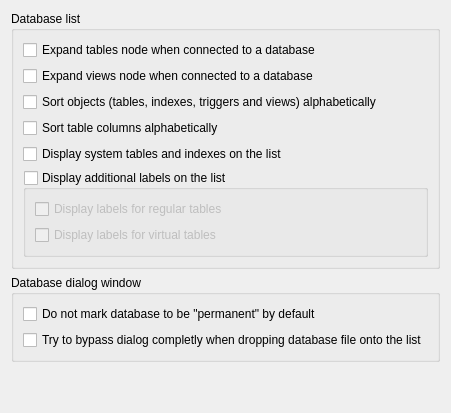
         <widget class="QWidget" name="databaseListPage">
          <layout class="QVBoxLayout" name="verticalLayout_36">
           <item>
            <widget class="QGroupBox" name="dbListGroup">
             <property name="title">
              <string>Database list</string>
             </property>
             <layout class="QGridLayout" name="gridLayout">
              <item row="4" column="0">
               <widget class="QCheckBox" name="sortColumns">
                <property name="toolTip">
                 <string>If switched off, then columns will be sorted in the order they are typed in CREATE TABLE statement.</string>
                </property>
                <property name="text">
                 <string>Sort table columns alphabetically</string>
                </property>
                <property name="cfg" stdset="0">
                 <string notr="true">General.SortColumns</string>
                </property>
               </widget>
              </item>
              <item row="1" column="0">
               <widget class="QCheckBox" name="expandTablesCheck">
                <property name="text">
                 <string>Expand tables node when connected to a database</string>
                </property>
                <property name="cfg" stdset="0">
                 <string notr="true">General.ExpandTables</string>
                </property>
               </widget>
              </item>
              <item row="6" column="0">
               <widget class="QGroupBox" name="addLabelsGroup">
                <property name="toolTip">
                 <string>&lt;p&gt;Additional labels are those displayed next to the names on the databases list (they are blue, unless configured otherwise). Enabling this option will result in labels for databases, invalid databases and aggregated nodes (column group, index group, trigger group). For more labels see options below.&lt;p&gt;</string>
                </property>
                <property name="title">
                 <string>Display additional labels on the list</string>
                </property>
                <property name="checkable">
                 <bool>true</bool>
                </property>
                <property name="checked">
                 <bool>false</bool>
                </property>
                <property name="cfg" stdset="0">
                 <string notr="true">General.ShowDbTreeLabels</string>
                </property>
                <layout class="QVBoxLayout" name="verticalLayout_20">
                 <item>
                  <widget class="QCheckBox" name="regularTableLabelsCheck">
                   <property name="toolTip">
                    <string>For regular tables labels will show number of columns, indexes and triggers for each of tables.</string>
                   </property>
                   <property name="text">
                    <string>Display labels for regular tables</string>
                   </property>
                   <property name="cfg" stdset="0">
                    <string notr="true">General.ShowRegularTableLabels</string>
                   </property>
                  </widget>
                 </item>
                 <item>
                  <widget class="QCheckBox" name="virtTableLabelsCheck">
                   <property name="toolTip">
                    <string>Virtual tables will be marked with a 'virtual' label.</string>
                   </property>
                   <property name="text">
                    <string>Display labels for virtual tables</string>
                   </property>
                   <property name="cfg" stdset="0">
                    <string notr="true">General.ShowVirtualTableLabels</string>
                   </property>
                  </widget>
                 </item>
                </layout>
               </widget>
              </item>
              <item row="2" column="0">
               <widget class="QCheckBox" name="expandViewsCheck">
                <property name="text">
                 <string>Expand views node when connected to a database</string>
                </property>
                <property name="cfg" stdset="0">
                 <string notr="true">General.ExpandViews</string>
                </property>
               </widget>
              </item>
              <item row="3" column="0">
               <widget class="QCheckBox" name="sortObjects">
                <property name="toolTip">
                 <string>If this option is switched off, then objects will be sorted in order they appear in sqlite_master table (which is in order they were created)</string>
                </property>
                <property name="text">
                 <string>Sort objects (tables, indexes, triggers and views) alphabetically</string>
                </property>
                <property name="cfg" stdset="0">
                 <string notr="true">General.SortObjects</string>
                </property>
               </widget>
              </item>
              <item row="5" column="0">
               <widget class="QCheckBox" name="dispSysTableCheck">
                <property name="text">
                 <string>Display system tables and indexes on the list</string>
                </property>
                <property name="cfg" stdset="0">
                 <string notr="true">General.ShowSystemObjects</string>
                </property>
               </widget>
              </item>
             </layout>
            </widget>
           </item>
           <item>
            <widget class="QGroupBox" name="dbDialogGroup">
             <property name="title">
              <string>Database dialog window</string>
             </property>
             <layout class="QVBoxLayout" name="verticalLayout_37">
              <item>
               <widget class="QCheckBox" name="dontMarkDbAsDefaultCheck">
                <property name="toolTip">
                 <string>&lt;p&gt;When adding new database it is marked to be &quot;permanent&quot; (stored in configuration) by default. Checking this option makes every new database to NOT be &quot;permanent&quot; by default.&lt;/p&gt;</string>
                </property>
                <property name="text">
                 <string>Do not mark database to be &quot;permanent&quot; by default</string>
                </property>
                <property name="cfg" stdset="0">
                 <string notr="true">General.NewDbNotPermanentByDefault</string>
                </property>
               </widget>
              </item>
              <item>
               <widget class="QCheckBox" name="bypassDbDialogCheck">
                <property name="toolTip">
                 <string>&lt;p&gt;When this option is enabled, then files dropped from file manager onto database list will be automatically added to the list, bypassing standard database dialog. If for various reasons automatic process fails, then standard dialog will be presented to the user.&lt;/p&gt;</string>
                </property>
                <property name="text">
                 <string>Try to bypass dialog completly when dropping database file onto the list</string>
                </property>
                <property name="cfg" stdset="0">
                 <string notr="true">General.BypassDbDialogWhenDropped</string>
                </property>
               </widget>
              </item>
             </layout>
            </widget>
           </item>
           <item>
            <spacer name="verticalSpacer_4">
             <property name="orientation">
              <enum>Qt::Vertical</enum>
             </property>
             <property name="sizeHint" stdset="0">
              <size>
               <width>20</width>
               <height>40</height>
              </size>
             </property>
            </spacer>
           </item>
          </layout>
         </widget>
